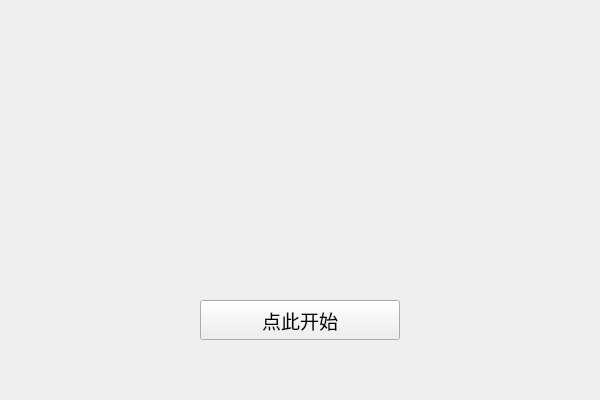
<?xml version="1.0" encoding="UTF-8"?>
<ui version="4.0">
 <class>MainWindow</class>
 <widget class="QWidget" name="MainWindow">
  <property name="geometry">
   <rect>
    <x>0</x>
    <y>0</y>
    <width>600</width>
    <height>400</height>
   </rect>
  </property>
  <property name="windowTitle">
   <string>MainWindow</string>
  </property>
  <widget class="QPushButton" name="pushButton">
   <property name="geometry">
    <rect>
     <x>200</x>
     <y>300</y>
     <width>200</width>
     <height>40</height>
    </rect>
   </property>
   <property name="font">
    <font>
     <family>等线 Light</family>
     <pointsize>14</pointsize>
    </font>
   </property>
   <property name="text">
    <string>点此开始</string>
   </property>
  </widget>
 </widget>
 <layoutdefault spacing="6" margin="11"/>
 <resources/>
 <connections/>
</ui>
